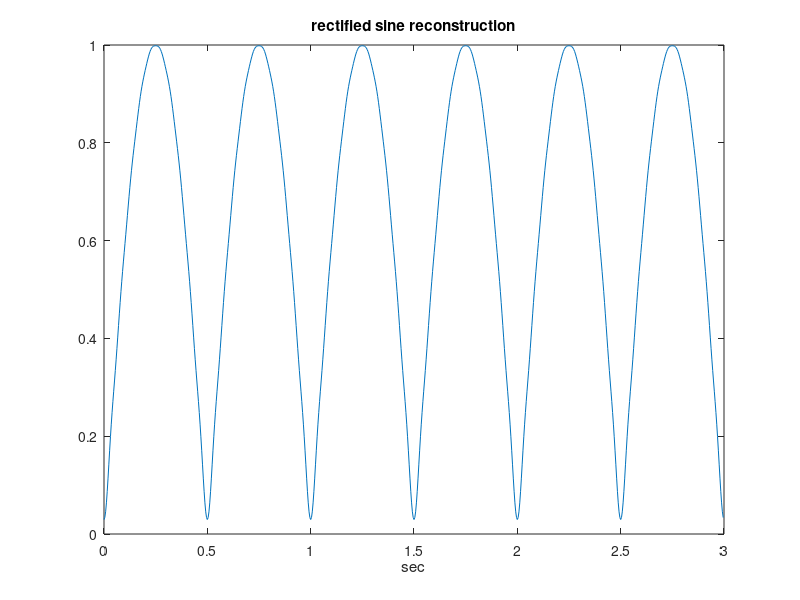

MATLAB code to generate this figure:
% Reconstruction of rectified sine signal from Fourier 

%Fourier Transfom of rectified sine signal 
fy=1; %signal frequency in Hz
wy=2*pi*fy; %signal frequency in rad/s
Ty=1/fy; %signal period in seconds

Ns=256; %%number of samples per signal period
fs=Ns*fy; %sampling frequency in Hz
tiv=1/fs; %time interval between samples;
t=0:tiv:(Ty-tiv); %time intervals set (1 period)
y=abs(sin(wy*t)); %signal data set

fou=fft(y); %Fourier Transform (set of complex numbers)
%get set of harmonic amplitudes:
ah(1)=fou(1)/Ns;
hmag=real(fou);
ah(2:Ns)=(hmag(2:Ns)*2)/Ns; 

t=0:tiv:((3*Ty)-tiv); %time intervals set (3 periods)
y=ah(1);
for nn=1:20,
   y=y+(ah(nn+1)*cos(nn*wy*t));
end;
plot(t,y)
xlabel('sec'); title('rectified sine reconstruction');
